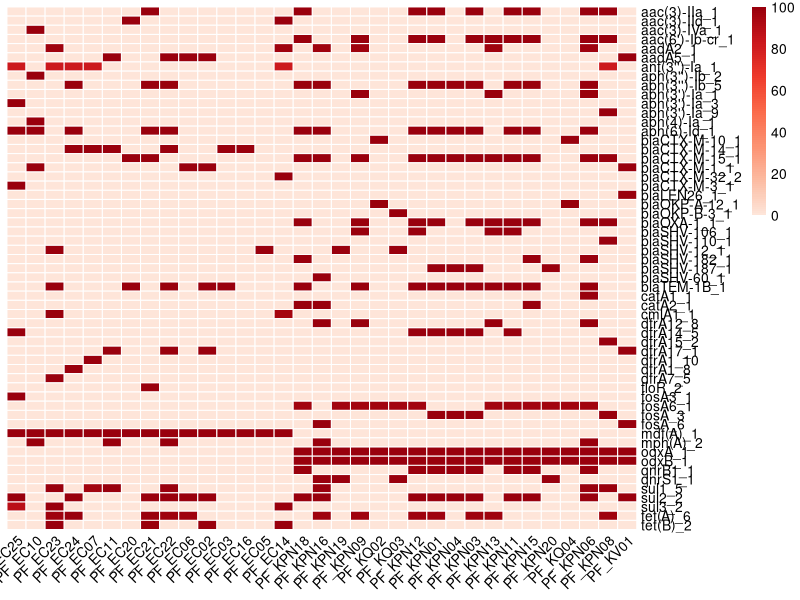
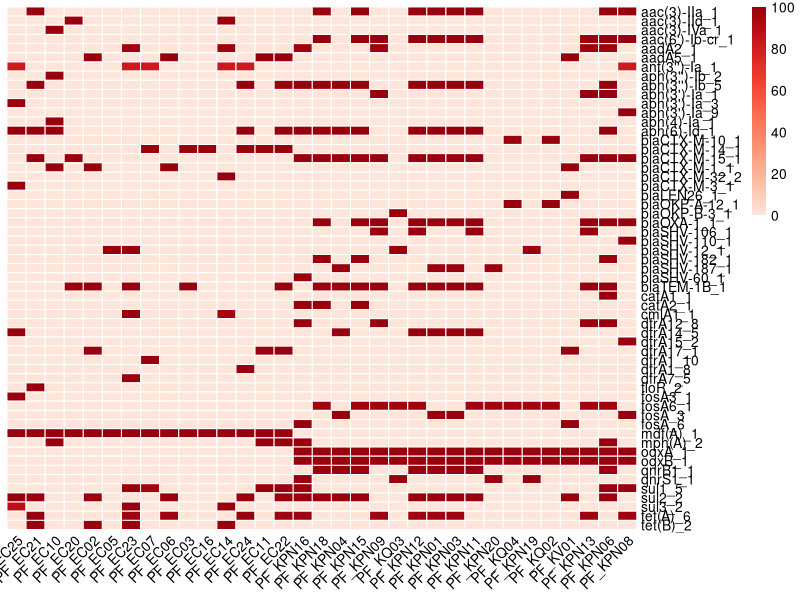
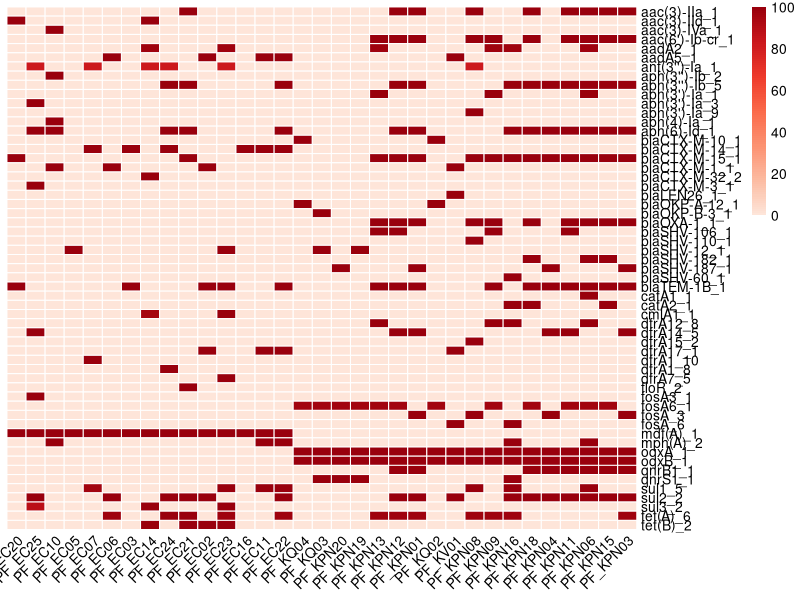
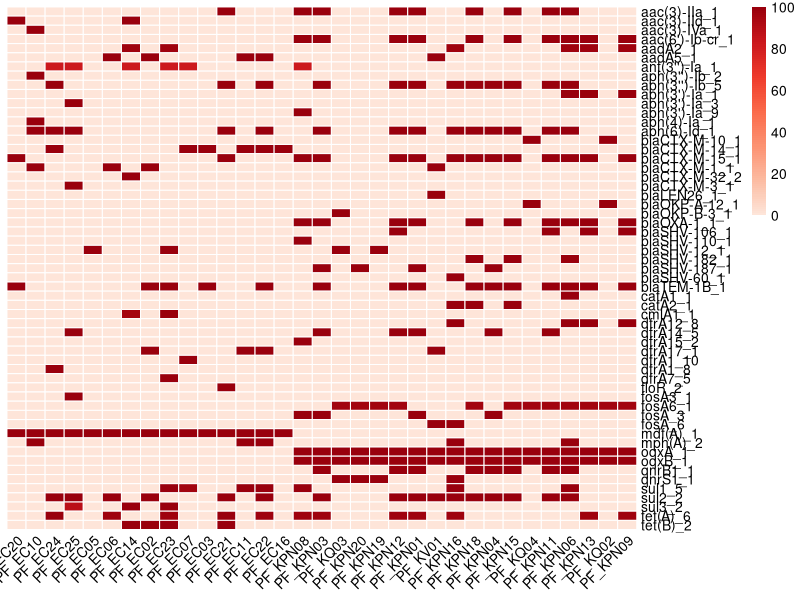

Reproduce these figures in R, in order.
library(pheatmap)
library(RColorBrewer)

amr <- read.csv("summary_amr.tsv", row.names=1, header=TRUE, sep="\t", check.names=FALSE)
amr <- t(amr)

order_amc <- c("PF_EC25", "PF_EC10", "PF_EC23", "PF_EC24", "PF_EC07", "PF_EC11", "PF_EC20", "PF_EC21", "PF_EC22", "PF_EC06", "PF_EC02", "PF_EC03", "PF_EC16", "PF_EC05", "PF_EC14", "PF_KPN18", "PF_KPN16", "PF_KPN19", "PF_KPN09", "PF_KQ02", "PF_KQ03", "PF_KPN12", "PF_KPN01", "PF_KPN04", "PF_KPN03", "PF_KPN13", "PF_KPN11", "PF_KPN15", "PF_KPN20", "PF_KQ04", "PF_KPN06", "PF_KPN08", "PF_KV01")
order_ert <- c("PF_EC25", "PF_EC21", "PF_EC10", "PF_EC20", "PF_EC02", "PF_EC05", "PF_EC23", "PF_EC07", "PF_EC06", "PF_EC03", "PF_EC16", "PF_EC14", "PF_EC24", "PF_EC11", "PF_EC22", "PF_KPN16", "PF_KPN18", "PF_KPN04", "PF_KPN15", "PF_KPN09", "PF_KQ03", "PF_KPN12", "PF_KPN01", "PF_KPN03", "PF_KPN11", "PF_KPN20", "PF_KQ04", "PF_KPN19", "PF_KQ02", "PF_KV01", "PF_KPN13", "PF_KPN06", "PF_KPN08")
order_imp <- c("PF_EC20", "PF_EC25", "PF_EC10", "PF_EC05", "PF_EC07", "PF_EC06", "PF_EC03", "PF_EC14", "PF_EC24", "PF_EC21", "PF_EC02", "PF_EC23", "PF_EC16", "PF_EC11", "PF_EC22", "PF_KQ04", "PF_KQ03", "PF_KPN20", "PF_KPN19", "PF_KPN13", "PF_KPN12", "PF_KPN01", "PF_KQ02", "PF_KV01", "PF_KPN08", "PF_KPN09", "PF_KPN16", "PF_KPN18", "PF_KPN04", "PF_KPN11", "PF_KPN06", "PF_KPN15", "PF_KPN03")
order_mer <- c("PF_EC20", "PF_EC10", "PF_EC24", "PF_EC25", "PF_EC05", "PF_EC06", "PF_EC14", "PF_EC02", "PF_EC23", "PF_EC07", "PF_EC03", "PF_EC21", "PF_EC11", "PF_EC22", "PF_EC16", "PF_KPN08", "PF_KPN03", "PF_KQ03", "PF_KPN20", "PF_KPN19", "PF_KPN12", "PF_KPN01", "PF_KV01", "PF_KPN16", "PF_KPN18", "PF_KPN04", "PF_KPN15", "PF_KQ04", "PF_KPN11", "PF_KPN06", "PF_KPN13", "PF_KQ02", "PF_KPN09")

amr_amc <- amr[, order_amc]
amr_ert <- amr[, order_ert]
amr_imp <- amr[, order_imp]
amr_mer <- amr[, order_mer]

pheatmap(amr_amc,color = colorRampPalette(brewer.pal(n = 7, name = "Reds"))(100), cluster_rows=F, cluster_cols=F, border_color="white", angle_col=45)
pheatmap(amr_ert,color = colorRampPalette(brewer.pal(n = 7, name = "Reds"))(100), cluster_rows=F, cluster_cols=F, border_color="white", angle_col=45)
pheatmap(amr_imp,color = colorRampPalette(brewer.pal(n = 7, name = "Reds"))(100), cluster_rows=F, cluster_cols=F, border_color="white", angle_col=45)
pheatmap(amr_mer,color = colorRampPalette(brewer.pal(n = 7, name = "Reds"))(100), cluster_rows=F, cluster_cols=F, border_color="white", angle_col=45)